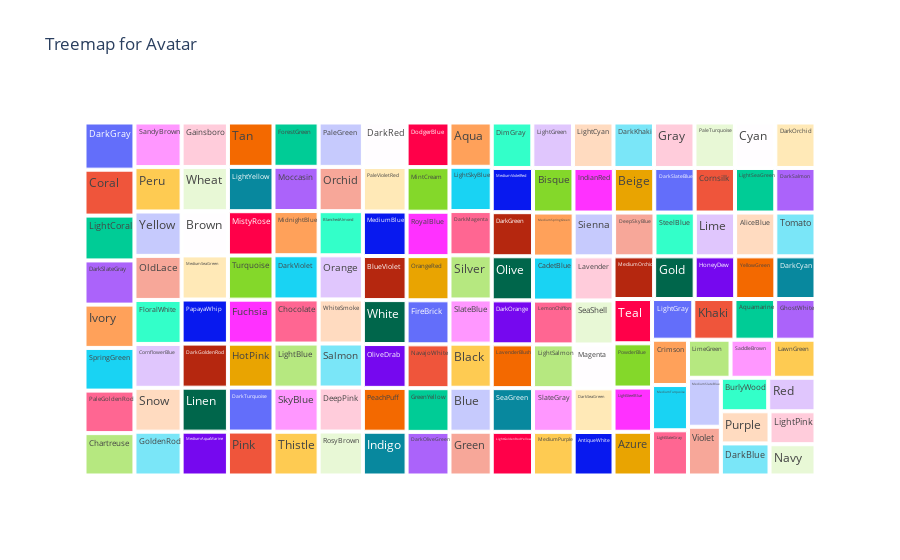

Here is the notebook cell this chart was saved with:
### Markdown cell above
## <b><span style='color:#1f89e3'> 3.2 | </span>Composition</b>

### Code cell
import plotly.express as px

# Create a list of categorical variables you want to plot
categorical_variables = ['Avatar']

# Loop through each categorical variable and create a treemap
for variable in categorical_variables:
    avg_prices = df.groupby(variable)['Yearly Amount Spent'].mean().reset_index()
    avg_prices = avg_prices.rename(columns={'Yearly Amount Spent': 'Average Yearly Amount Spent'})
    
    # Create the treemap
    fig = px.treemap(avg_prices, path=[variable], values="Average Yearly Amount Spent", title=f'Treemap for {variable}')
    
    # Show the treemap
    fig.show()

### Figure 1 — Plotly figure (JSON) as saved in the notebook; plotly's stock layout.template omitted (floating-point values rounded to 4 significant figures; data arrays with more than 128 entries replaced by an {"elided": "..."} marker saying what was removed)
{"data": [{"branchvalues": "total", "domain": {"x": [0, 1], "y": [0, 1]}, "hovertemplate": "labels=%{label}<br>Average Yearly Amount Spent=%{value}<br>parent=%{parent}<br>id=%{id}<extra></extra>", "ids": {"elided": "138 str values"}, "labels": {"elided": "138 str values"}, "name": "", "parents": {"elided": "138 str values"}, "type": "treemap", "values": {"elided": "138 float values"}}], "layout": {"legend": {"tracegroupgap": 0}, "title": {"text": "Treemap for Avatar"}}}
